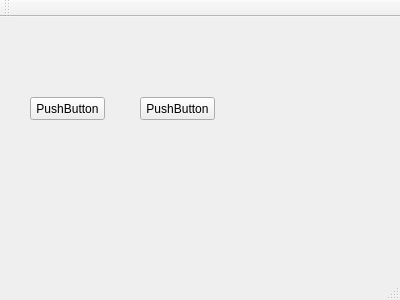
<?xml version="1.0" encoding="UTF-8"?>
<ui version="4.0">
 <class>MainWindow</class>
 <widget class="QMainWindow" name="MainWindow">
  <property name="geometry">
   <rect>
    <x>0</x>
    <y>0</y>
    <width>400</width>
    <height>300</height>
   </rect>
  </property>
  <property name="windowTitle">
   <string>MainWindow</string>
  </property>
  <widget class="QWidget" name="centralWidget">
   <widget class="QPushButton" name="pushButton">
    <property name="geometry">
     <rect>
      <x>30</x>
      <y>80</y>
      <width>75</width>
      <height>23</height>
     </rect>
    </property>
    <property name="text">
     <string>PushButton</string>
    </property>
   </widget>
   <widget class="QPushButton" name="pushButton_2">
    <property name="geometry">
     <rect>
      <x>140</x>
      <y>80</y>
      <width>75</width>
      <height>23</height>
     </rect>
    </property>
    <property name="text">
     <string>PushButton</string>
    </property>
   </widget>
  </widget>
  <widget class="QMenuBar" name="menuBar">
   <property name="geometry">
    <rect>
     <x>0</x>
     <y>0</y>
     <width>400</width>
     <height>21</height>
    </rect>
   </property>
  </widget>
  <widget class="QToolBar" name="mainToolBar">
   <attribute name="toolBarArea">
    <enum>TopToolBarArea</enum>
   </attribute>
   <attribute name="toolBarBreak">
    <bool>false</bool>
   </attribute>
  </widget>
  <widget class="QStatusBar" name="statusBar"/>
 </widget>
 <layoutdefault spacing="6" margin="11"/>
 <resources/>
 <connections/>
</ui>
